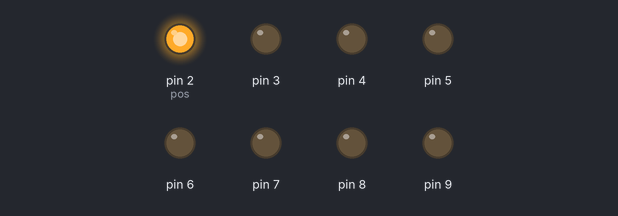
Recording of a sketch running on a simulated Arduino Uno, built with avr-gcc and run on an emulated ATmega328P. On the bench: output pins drawn as LEDs (lit = HIGH).

Above: at 0.1 s.
At 0.5 s:
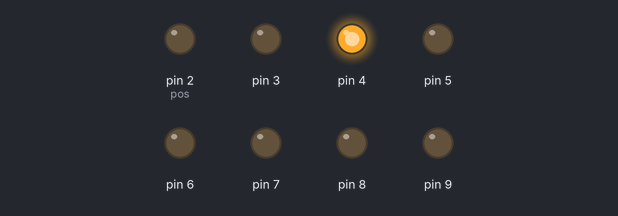
At 0.9 s:
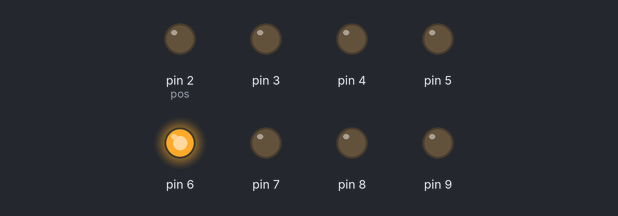
At 1.7 s:
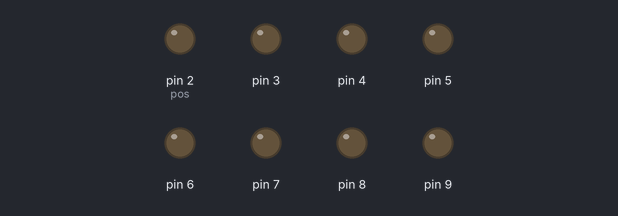
At 2.9 s:
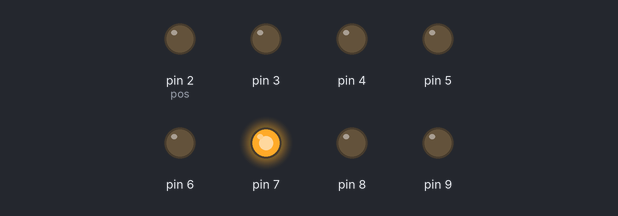
At 3.9 s:
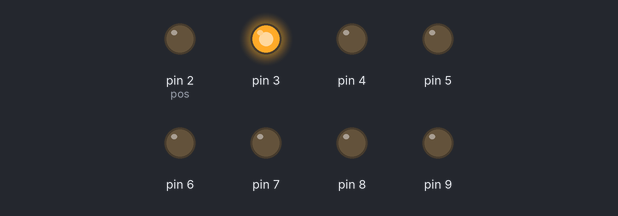
Timing chart, 0 to 4.2 s (numbered marks = the images above):
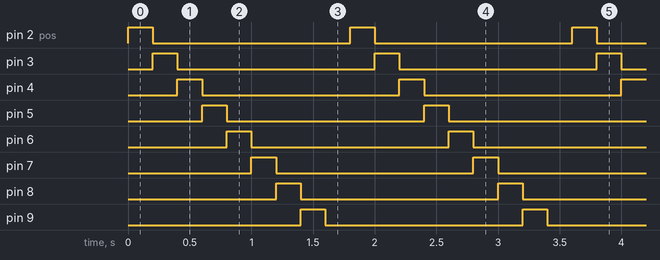

The sketch:

LED_Multi_02.ino
```cpp
void setup() {
  // put your setup code here, to run once:

for(int i=2; i<10;i++){

  pinMode(i, OUTPUT);

  }

}

int pos =2;
void loop() {

for( int i=2; i<10;i++){
digitalWrite(i, LOW);

}
digitalWrite(pos,HIGH);
pos++;
if(pos>10) pos=2;
delay(200);


}
```

Measured:
- by itself, pin 2 (pos), pin 3–9: alternates HIGH for 0.20 s and LOW for 1.6 s
- by itself, everything shown: repeats every 1.8 s, in 9 steps
